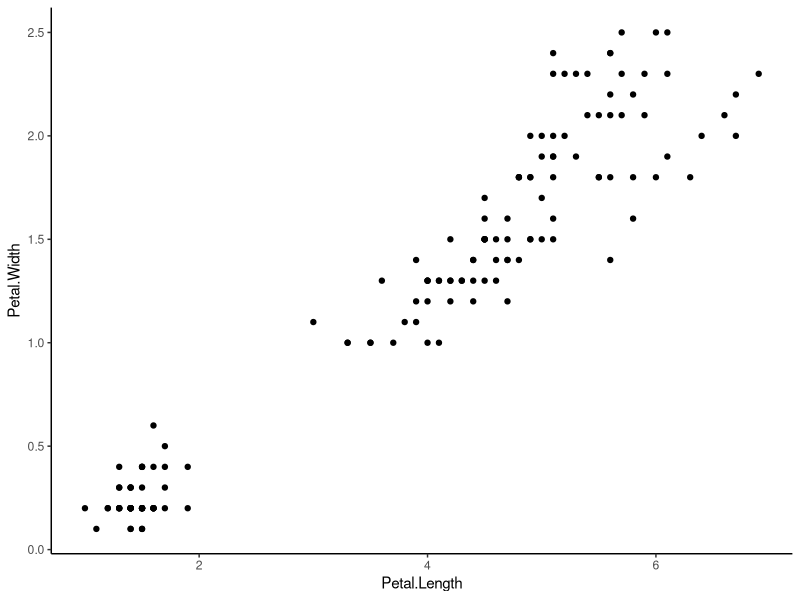

Here is the R script that generated this plot:
## ---- chunk 1
knitr::opts_chunk$set(echo = TRUE)
## ---- chunk 2
 library(tidyverse)
iris

ggplot(iris, aes(x = Petal.Length, y = Petal.Width)) +
  geom_point() +
  theme_classic()
